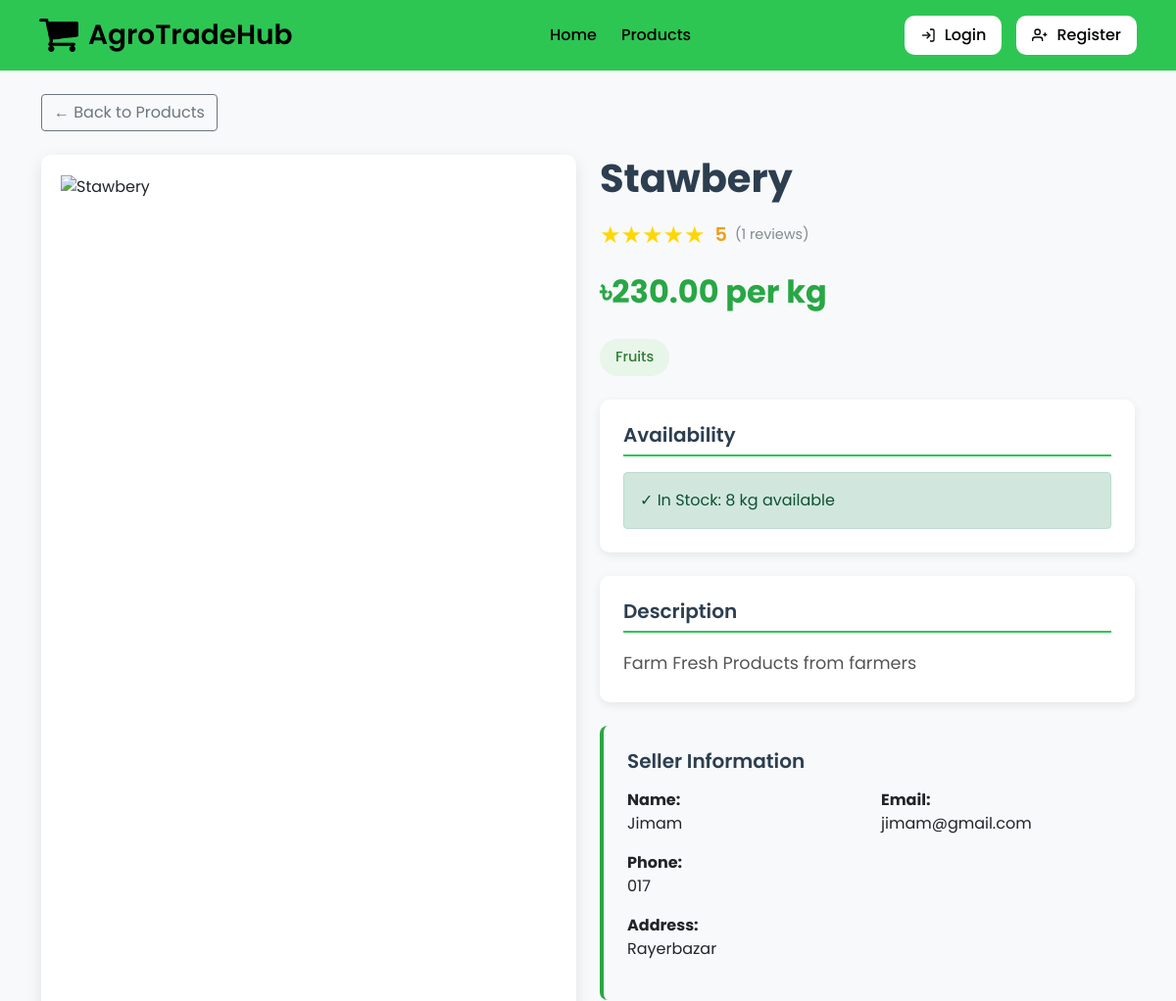
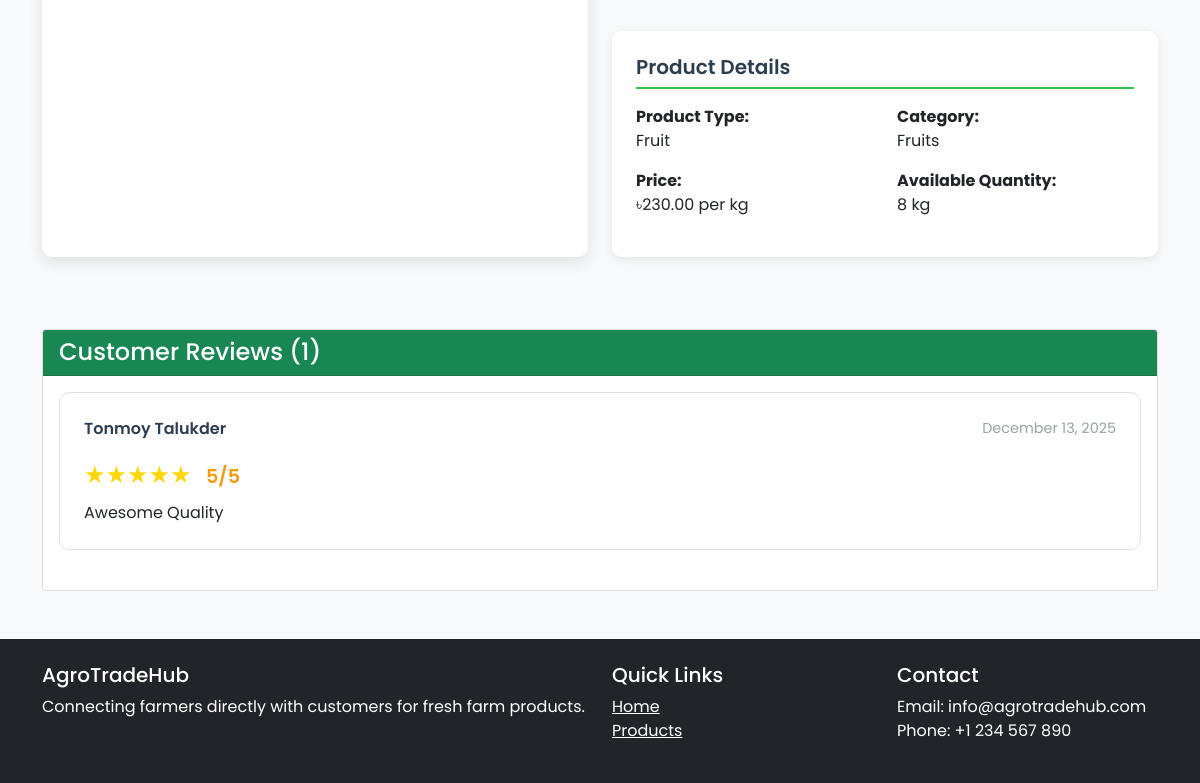
/product_details.php?id=15, run on the app's committed database (2 pictures, top to bottom).
### tables this page shows
CREATE TABLE `products` (
  `id` int(11) NOT NULL,
  `seller_id` int(11) NOT NULL,
  `category_id` int(11) NOT NULL,
  `name` varchar(255) NOT NULL,
  `description` text DEFAULT NULL,
  `price` decimal(10,2) NOT NULL,
  `quantity` int(11) NOT NULL,
  `image_url` varchar(255) DEFAULT NULL,
  `product_type` enum('vegetable','grain','fruit','fish','meat','dairy') NOT NULL,
  `is_available` tinyint(1) DEFAULT 1,
  `created_at` timestamp NOT NULL DEFAULT current_timestamp()
);

CREATE TABLE `categories` (
  `id` int(11) NOT NULL,
  `name` varchar(100) NOT NULL,
  `description` text DEFAULT NULL,
  `created_at` timestamp NOT NULL DEFAULT current_timestamp()
);

CREATE TABLE `users` (
  `id` int(11) NOT NULL,
  `username` varchar(50) NOT NULL,
  `email` varchar(100) NOT NULL,
  `password` varchar(255) NOT NULL,
  `user_type` enum('customer','seller','admin') NOT NULL,
  `full_name` varchar(100) NOT NULL,
  `phone` varchar(20) DEFAULT NULL,
  `address` text DEFAULT NULL,
  `created_at` timestamp NOT NULL DEFAULT current_timestamp(),
  `is_banned` tinyint(1) DEFAULT 0
);

CREATE TABLE `reviews` (
  `id` int(11) NOT NULL,
  `product_id` int(11) NOT NULL,
  `customer_id` int(11) NOT NULL,
  `rating` int(11) NOT NULL,
  `comment` text DEFAULT NULL,
  `created_at` timestamp NOT NULL DEFAULT current_timestamp()
);

### product_details.php (the view, shortened to what this page needs)
<?php
$db = new Database();
$conn = $db->getConnection();
$product_id = isset($_GET['id']) ? intval($_GET['id']) : 0;
$product = null;
$average_rating = 0;
$reviews = [];
$review_count = 0;
if ($product_id > 0 && $conn) {
    try {
        $product_query = "SELECT p.*, u.full_name as seller_name, u.email as seller_email,
                                 u.phone as seller_phone, u.address as seller_address,
                                 c.name as category_name
                          FROM products p
                          JOIN users u ON p.seller_id = u.id
                          JOIN categories c ON p.category_id = c.id
                          WHERE p.id = ? AND p.is_available = 1";
        $stmt = $conn->prepare($product_query);
        $stmt->execute([$product_id]);
        $product = $stmt->fetch(PDO::FETCH_ASSOC);
        if ($product) {
            $review_query = "SELECT r.*, u.full_name as customer_name
                             FROM reviews r
                             JOIN users u ON r.customer_id = u.id
                             WHERE r.product_id = ?
                             ORDER BY r.created_at DESC";
            $stmt2 = $conn->prepare($review_query);
            $stmt2->execute([$product_id]);
            $reviews = $stmt2->fetchAll(PDO::FETCH_ASSOC);
            $review_count = count($reviews);
            if ($review_count > 0) {
                $total_rating = 0;
                foreach ($reviews as $review) {
                    $total_rating += $review['rating'];
                }
                $average_rating = round($total_rating / $review_count, 1);
            }
        }
    } catch (Exception $e) {
        error_log("Error fetching product details: " . $e->getMessage());
    }
}
?>
<!DOCTYPE html>
<html lang="en">
<head>
    <link href="https://cdn.jsdelivr.net/npm/bootstrap@5.1.3/dist/css/bootstrap.min.css" rel="stylesheet">
</head>
<body>
    <div class="navbar">
        <div class="logo">
            <img src="images/cart.png" alt="AgroTradeHub Logo" class="logo-icon">
            AgroTradeHub
        </div>
        <div class="nav-links">
            <a href="index.php">Home</a>
            <a href="products.php" class="active">Products</a>
        </div>
        <div class="auth-buttons">
            <?php if(isset($_SESSION['user_id'])): ?>
                <div class="dropdown">
                    <button class="dropbtn">
                        <span class="user-welcome">Welcome, <?php echo htmlspecialchars($_SESSION['full_name']); ?></span>
                    </button>
                    <div class="dropdown-menu">
                        <a href="profile.php" class="dropdown-item">My Profile</a>
                        <?php if($_SESSION['user_type'] == 'customer'): ?>
                            <a href="cart.php" class="dropdown-item">My Cart</a>
                            <a href="orders.php" class="dropdown-item">My Orders</a>
                        <?php elseif($_SESSION['user_type'] == 'seller'): ?>
                            <a href="addproducts.php" class="dropdown-item">Add Products</a>
                            <a href="analytics.php" class="dropdown-item">Seller Analytics</a>
                        <?php elseif($_SESSION['user_type'] == 'admin'): ?>
                            <a href="manage.php" class="dropdown-item">Admin Panel</a>
                        <?php endif; ?>
                        <div class="dropdown-divider"></div>
                        <a href="logout.php" class="dropdown-item">Logout</a>
                    </div>
                </div>
            <?php else: ?>
                <div class="dropdown">
                    <button class="dropbtn">
                        <svg width="16" height="16" viewBox="0 0 24 24" fill="none" stroke="currentColor" stroke-width="2" class="me-1">
                            <path d="M15 3h4a2 2 0 0 1 2 2v14a2 2 0 0 1-2 2h-4"></path>
                            <polyline points="10 17 15 12 10 7"></polyline>
                            <line x1="15" y1="12" x2="3" y2="12"></line>
                        </svg>
                        Login
                    </button>
                </div>
                <div class="dropdown">
                    <button class="dropbtn">
                        <svg width="16" height="16" viewBox="0 0 24 24" fill="none" stroke="currentColor" stroke-width="2" class="me-1">
                            <path d="M16 21v-2a4 4 0 0 0-4-4H5a4 4 0 0 0-4 4v2"></path>
                            <circle cx="8.5" cy="7" r="4"></circle>
                            <line x1="20" y1="8" x2="20" y2="14"></line>
                            <line x1="23" y1="11" x2="17" y2="11"></line>
                        </svg>
                        Register
                    </button>
                </div>
            <?php endif; ?>
        </div>
    </div>
    <div class="container mt-4 mb-5">
        <a href="products.php" class="btn btn-outline-secondary mb-4">
            ← Back to Products
        </a>
        <div class="row">
            <div class="col-lg-6 mb-4">
                <div class="product-image-container">
                    <img src="<?php echo htmlspecialchars($product['image_url']); ?>"
                         alt="<?php echo htmlspecialchars($product['name']); ?>"
                         class="product-main-image"
                         onerror="this.src='https://images.unsplash.com/photo-1542838132-92c53300491e?w=600&h=400&fit=crop'">
                </div>
            </div>
            <div class="col-lg-6">
                <h1 class="product-title"><?php echo htmlspecialchars($product['name']); ?></h1>
                <div class="d-flex align-items-center mb-3">
                    <div class="rating-stars">
                        <?php
                        $full_stars = floor($average_rating);
                        $has_half_star = ($average_rating - $full_stars) >= 0.5;
                        for($i = 1; $i <= 5; $i++):
                            if($i <= $full_stars):
                                echo '★';
                            elseif($i == $full_stars + 1 && $has_half_star):
                                echo '★';
                            else:
                                echo '☆';
                            endif;
                        endfor;
                        ?>
                    </div>
                    <span class="rating-value"><?php echo $average_rating; ?></span>
                    <span class="rating-count ms-2">(<?php echo $review_count; ?> reviews)</span>
                </div>
                <div class="product-price">
                    ৳<?php echo number_format($product['price'], 2); ?> per kg
                </div>
                <div class="product-category">
                    <?php echo htmlspecialchars($product['category_name']); ?>
                </div>
                <div class="info-box">
                    <h5 class="info-box-title">Availability</h5>
                    <div class="alert <?php echo $product['quantity'] > 0 ? 'alert-success' : 'alert-danger'; ?> mb-0">
                        <?php echo $product['quantity'] > 0 ? '✓ In Stock: ' . $product['quantity'] . ' kg available' : '✗ Out of Stock'; ?>
                    </div>
                </div>
                <div class="info-box">
                    <h5 class="info-box-title">Description</h5>
                    <p class="product-description mb-0"><?php echo nl2br(htmlspecialchars($product['description'])); ?></p>
                </div>
                <div class="seller-info-card">
                    <h5 class="seller-info-title">Seller Information</h5>
                    <div class="row">
                        <div class="col-md-6">
                            <p><strong>Name:</strong><br><?php echo htmlspecialchars($product['seller_name']); ?></p>
                        </div>
                        <div class="col-md-6">
                            <p><strong>Email:</strong><br><?php echo htmlspecialchars($product['seller_email']); ?></p>
                        </div>
                    </div>
                    <?php if(!empty($product['seller_phone'])): ?>
                        <div class="row">
                            <div class="col-md-6">
                                <p><strong>Phone:</strong><br><?php echo htmlspecialchars($product['seller_phone']); ?></p>
                            </div>
                        </div>
                    <?php endif; ?>
                    <?php if(!empty($product['seller_address'])): ?>
                        <div class="row">
                            <div class="col-12">
                                <p><strong>Address:</strong><br><?php echo htmlspecialchars($product['seller_address']); ?></p>
                            </div>
                        </div>
                    <?php endif; ?>
                </div>
                <div class="info-box">
                    <h5 class="info-box-title">Product Details</h5>
                    <div class="row">
                        <div class="col-md-6">
                            <p><strong>Product Type:</strong><br><?php echo htmlspecialchars(ucfirst($product['product_type'])); ?></p>
                        </div>
                        <div class="col-md-6">
                            <p><strong>Category:</strong><br><?php echo htmlspecialchars($product['category_name']); ?></p>
                        </div>
                        <div class="col-md-6">
                            <p><strong>Price:</strong><br>৳<?php echo number_format($product['price'], 2); ?> per kg</p>
                        </div>
                        <div class="col-md-6">
                            <p><strong>Available Quantity:</strong><br><?php echo $product['quantity']; ?> kg</p>
                        </div>
                    </div>
                </div>
            </div>
        </div>
        <div class="row mt-5">
            <div class="col-12">
                <div class="card">
                    <div class="card-header bg-success text-white">
                        <h4 class="mb-0">Customer Reviews (<?php echo $review_count; ?>)</h4>
                    </div>
                    <div class="card-body">
                        <?php if($review_count > 0): ?>
                            <?php foreach($reviews as $review): ?>
                                <div class="review-card">
                                    <div class="review-header">
                                        <div class="reviewer-name">
                                            <?php echo htmlspecialchars($review['customer_name']); ?>
                                        </div>
                                        <div class="review-date">
                                            <?php echo date('F j, Y', strtotime($review['created_at'])); ?>
                                        </div>
                                    </div>
                                    <div class="rating-stars mb-2">
                                        <?php
                                        for($i = 1; $i <= 5; $i++):
                                            if($i <= $review['rating']):
                                                echo '★';
                                            else:
                                                echo '☆';
                                            endif;
                                        endfor;
                                        ?>
                                        <span class="rating-value ms-2"><?php echo $review['rating']; ?>/5</span>
                                    </div>
                                    <?php if(!empty($review['comment'])): ?>
                                        <p class="mb-0"><?php echo nl2br(htmlspecialchars($review['comment'])); ?></p>
                                    <?php endif; ?>
                                </div>
                            <?php endforeach; ?>
                        <?php else: ?>
                            <div class="no-reviews">
                                <p class="mb-3">No reviews yet for this product.</p>
                            </div>
                        <?php endif; ?>
                    </div>
                </div>
            </div>
        </div>
    </div>
    <footer class="bg-dark text-white mt-5">
        <div class="container py-4">
            <div class="row">
                <div class="col-md-6">
                    <h5>AgroTradeHub</h5>
                    <p>Connecting farmers directly with customers for fresh farm products.</p>
                </div>
                <div class="col-md-3">
                    <h5>Quick Links</h5>
                    <ul class="list-unstyled">
                        <li><a href="index.php" class="text-white">Home</a></li>
                        <li><a href="products.php" class="text-white">Products</a></li>
                    </ul>
                </div>
                <div class="col-md-3">
                    <h5>Contact</h5>
                    <p>Email: info@agrotradehub.com<br>Phone: +1 234 567 890</p>
                </div>
            </div>
        </div>
    </footer>
</body>
</html>

### data on the page
products: name "Stawbery", price "230.00", category.name "Fruits", quantity "8", description "Farm Fresh Products from farmers", seller.full_name "Jimam", seller.email "jimam@gmail.com", seller.phone "017", seller.address "Rayerbazar", product_type "Fruit"
reviews: customer.full_name "Tonmoy Talukder", created_at "December 13, 2025", rating "5", comment "Awesome Quality"

### other printed values
$average_rating "5"
$review_count "1"
